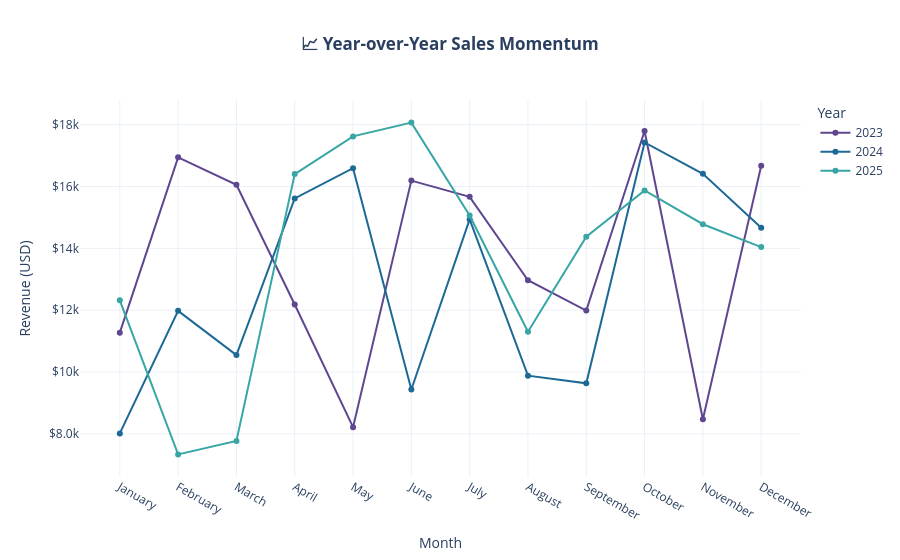

Here is the notebook cell this chart was saved with:
### Code cell
# 1. Prepare the data 
monthly_sales = df.groupby(['Order_Year', 'Order_Month'])['Total_Sales'].sum().reset_index()

# 2. Ensure months are in order
month_order = ['January', 'February', 'March', 'April', 'May', 'June', 
               'July', 'August', 'September', 'October', 'November', 'December']
monthly_sales['Order_Month'] = pd.Categorical(monthly_sales['Order_Month'], categories=month_order, ordered=True)
monthly_sales = monthly_sales.sort_values(['Order_Year', 'Order_Month'])

# 3. Create the Line Chart
fig_trend = px.line(
    monthly_sales, 
    x='Order_Month', 
    y='Total_Sales', 
    color='Order_Year',  # This creates one line per year
    markers=True,
    color_discrete_sequence=px.colors.qualitative.Prism, 
    title="<b>📈 Year-over-Year Sales Momentum</b>",
    labels={'Order_Month': 'Month', 'Total_Sales': 'Revenue (USD)', 'Order_Year': 'Year'},
    template="plotly_white"
)

# 4. Styling
fig_trend.update_layout(
    title_x=0.5,
    hovermode="x unified"
)
fig_trend.update_yaxes(tickprefix="$", tickformat=",.2s") # Adds $ and simplifies numbers (e.g., 2M)

fig_trend.show()

### Figure 1 — Plotly figure (JSON) as saved in the notebook; plotly's stock layout.template omitted (floating-point values rounded to 4 significant figures)
{"data": [{"hovertemplate": "Year=2023<br>Month=%{x}<br>Revenue (USD)=%{y}<extra></extra>", "legendgroup": "2023", "line": {"color": "rgb(95, 70, 144)", "dash": "solid"}, "marker": {"symbol": "circle"}, "mode": "lines+markers", "name": "2023", "orientation": "v", "showlegend": true, "type": "scatter", "x": ["January", "February", "March", "April", "May", "June", "July", "August", "September", "October", "November", "December"], "xaxis": "x", "y": [11280.0, 16940.0, 16060.0, 12180.0, 8218.0, 16190.0, 15670.0, 12970.0, 11990.0, 17790.0, 8475.0, 16670.0], "yaxis": "y"}, {"hovertemplate": "Year=2024<br>Month=%{x}<br>Revenue (USD)=%{y}<extra></extra>", "legendgroup": "2024", "line": {"color": "rgb(29, 105, 150)", "dash": "solid"}, "marker": {"symbol": "circle"}, "mode": "lines+markers", "name": "2024", "orientation": "v", "showlegend": true, "type": "scatter", "x": ["January", "February", "March", "April", "May", "June", "July", "August", "September", "October", "November", "December"], "xaxis": "x", "y": [8015.0, 11980.0, 10550.0, 15620.0, 16590.0, 9435.0, 14940.0, 9884.0, 9636.0, 17430.0, 16410.0, 14660.0], "yaxis": "y"}, {"hovertemplate": "Year=2025<br>Month=%{x}<br>Revenue (USD)=%{y}<extra></extra>", "legendgroup": "2025", "line": {"color": "rgb(56, 166, 165)", "dash": "solid"}, "marker": {"symbol": "circle"}, "mode": "lines+markers", "name": "2025", "orientation": "v", "showlegend": true, "type": "scatter", "x": ["January", "February", "March", "April", "May", "June", "July", "August", "September", "October", "November", "December"], "xaxis": "x", "y": [12320.0, 7337.0, 7772.0, 16400.0, 17620.0, 18070.0, 15070.0, 11300.0, 14380.0, 15870.0, 14780.0, 14040.0], "yaxis": "y"}], "layout": {"hovermode": "x unified", "legend": {"title": {"text": "Year"}, "tracegroupgap": 0}, "title": {"text": "<b>📈 Year-over-Year Sales Momentum</b>", "x": 0.5}, "xaxis": {"anchor": "y", "domain": [0, 1], "title": {"text": "Month"}}, "yaxis": {"anchor": "x", "domain": [0, 1], "tickformat": ",.2s", "tickprefix": "$", "title": {"text": "Revenue (USD)"}}}}
